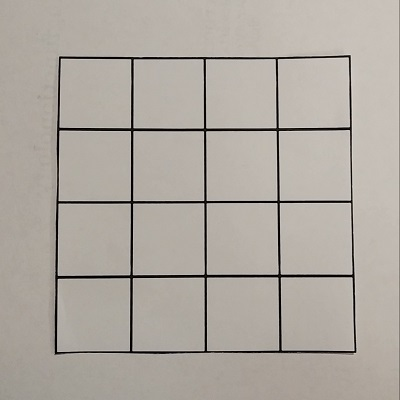
#> input picture ComputerVision/grid.jpg, 400 x 400 px
$ python FailedGridDetection.py
#> lines starting #> are read from the running program, lines starting #| are printed output that depends on the picture; after the words box and inside, x2 and y2 are one past the last pixel; in counts of white or black regions, pixels touching at a corner belong together
import numpy as np
import math
import cv2

def mergeRelatedLines(lines, img):

    height = img.shape[0]
    width = img.shape[1]

    for i in range(len(lines)):
        if lines[i][0][0] == 0 and lines[i][0][1] == -100: continue # already merged
        p1 = lines[i][0][0]
        theta1 = lines[i][0][1]

        pt1current, pt2current = [0, 0], [0, 0]
        if theta1 > (math.pi*45/180) and theta1 < math.pi*135/180:
            pt1current[0] = 0
            pt1current[1] = p1/math.sin(theta1)

            pt2current[0] = width
            pt2current[1] = pt2current[1]/math.tan(theta1) +  \
                            p1/math.sin(theta1)

        else:
            pt1current[1] = 0
            pt1current[0] = p1/math.cos(theta1)

            pt2current[1] = height
            pt2current[0] = -pt2current[1] * math.tan(theta1) + \
                            p1/math.cos(theta1)

        for j in range(len(lines)):
            if (j == i): continue # comparing line to itself

            p = lines[j][0][0]
            theta = lines[j][0][1]

            if abs(p - p1) < 20 and \
               abs(theta - theta1) < math.pi * 10/180:


                pt1, pt2 = [0, 0], [0, 0]

                if theta > math.pi * 45/180 and theta < math.pi * 135/180:
                    pt1[0] = 0
                    pt1[1] = p / math.sin(theta)

                    pt2[0] = width
                    pt2[1] = -pt2[0] / math.tan(theta) + p/math.sin(theta)
                else:
                    pt1[1] = 0
                    pt1[0] = p / math.cos(theta)

                    pt2[1] = height
                    pt2[0] = -pt2[1] * math.tan(theta) + p / math.cos(theta)

                if (pt1[0]-pt1current[0])**2 + \
                   (pt1[1]-pt1current[1])**2 < 64**2 and \
                   (pt2[0]-pt2current[0])**2 + \
                   (pt2[1]-pt2current[1])**2 < 64**2:
                    # merge the lines
                    lines[i][0][0] = (lines[i][0][0] + lines[j][0][0]) / 2
                    lines[i][0][1] = (lines[i][0][1] + lines[j][0][1]) / 2

                    # set to impossible values to show it has been merged
                    lines[j][0][0] = 0
                    lines[j][0][1] = -100

    return lines

# IMAGE FILE NAME
imageFileName = 'grid.jpg'

# Load image in grayScale
img = cv2.imread(imageFileName, 0)
#> img: shape (400, 400); min 0, max 218, mean 169.2
print("Loaded Image ", imageFileName)

# Threshold image
blur = cv2.GaussianBlur(img,(5,5),1)
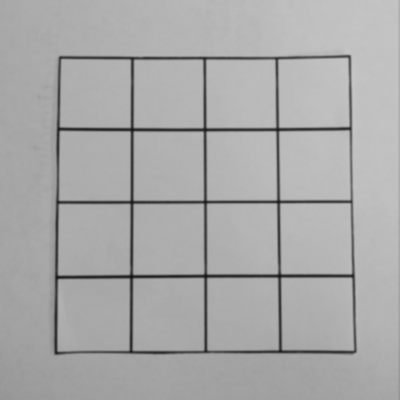
#> blur: shape (400, 400); min 19, max 199, mean 169.3
ret3,thresh = cv2.threshold(blur,0,255,cv2.THRESH_BINARY+cv2.THRESH_OTSU)
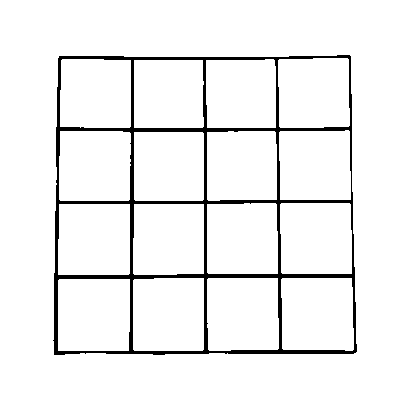
#> thresh: shape (400, 400); 94.2% white; 1 black region, box (x1, y1, x2, y2) and area: (53, 55, 357, 355) 9217
#> ret3 = 128

print("Created threshold image")

print("Finding Edges")
edges = cv2.Canny(thresh,50,150)
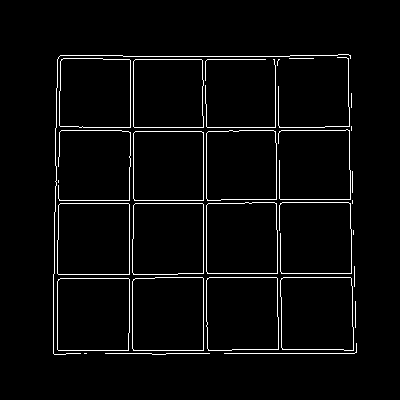
#> edges: shape (400, 400); 3.3% white in thin lines or dots, all inside (x1, y1, x2, y2) = (53, 54, 357, 355)

print("Dilation")
kernel = np.ones((2,2), np.uint8)
dilation = cv2.dilate(edges, kernel, iterations = 1)
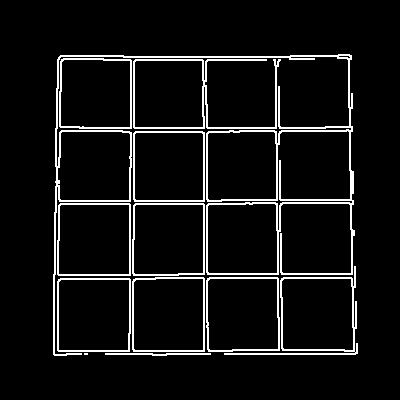
#> dilation: shape (400, 400); 6.7% white in thin lines or dots, all inside (x1, y1, x2, y2) = (53, 54, 358, 356)

print("Hough Transform")
lines = cv2.HoughLines(dilation, 1, np.pi / 180, 150, None, 0, 0)
#> lines = 39 rows, first 8: [274, 1.57], [350, 1.57], [127, 1.57], [-347, 3.12], [203, 0], [200, 1.57], [278, 1.57], [203, 1.57]
unmerged_image = np.zeros((img.shape[0],img.shape[1],3), np.uint8)
if lines is not None: # Draws lines on image for display purposes
        for i in range(0, len(lines)):
            rho = lines[i][0][0]
            theta = lines[i][0][1]
            a = math.cos(theta)
            b = math.sin(theta)
            x0 = a * rho
            y0 = b * rho
            pt1 = (int(x0 + 1000*(-b)), int(y0 + 1000*(a)))
            pt2 = (int(x0 - 1000*(-b)), int(y0 - 1000*(a)))
            cv2.line(unmerged_image, pt1, pt2, (0,0,255), 1, cv2.LINE_AA)
#> this loop made 39 passes
#> (rho, theta, a, b, x0, y0, pt1, pt2) on passes 1 to 10: (274, 1.57, -4.37e-08, 1, -1.2e-05, 274, (-1000, 273), (999, 274)), (350, 1.57, -4.37e-08, 1, -1.53e-05, 350, (-1000, 349), (999, 350)), (127, 1.57, -4.37e-08, 1, -5.55e-06, 127, (-1000, 126), (999, 127)), (-347, 3.12, -1, 0.0175, 346.9, -6.06, (329, -1005), (364, 993)), (203, 0, 1, 0, 203, 0, (203, 1000), (203, -1000)), (200, 1.57, -4.37e-08, 1, -8.74e-06, 200, (-1000, 199), (999, 200)), (278, 1.57, -4.37e-08, 1, -1.22e-05, 278, (-1000, 277), (999, 278)), (203, 1.57, -4.37e-08, 1, -8.87e-06, 203, (-1000, 202), (999, 203)), (59, 0.0175, 1, 0.0175, 58.99, 1.03, (41, 1000), (76, -998)), (56, 1.57, -4.37e-08, 1, -2.45e-06, 56, (-1000, 55), (999, 56))
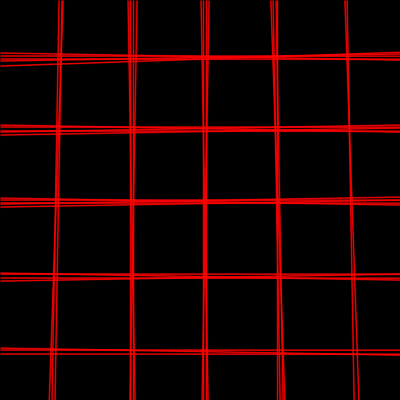
#> unmerged_image: shape (400, 400, 3); mean of channels 0, 1, 2 0, 0, 26.9; drawn as B, G, R

print("Merging Lines")
merged_image = np.zeros((img.shape[0],img.shape[1],3), np.uint8)
lines = mergeRelatedLines(lines, unmerged_image)
#> the loop in mergeRelatedLines, `for i in range(len(lines)):` made 39 passes
#> (p1, theta1) on passes 1, 2, 3, 4, 5, 6, 9, 10, 11, 15, 21, 32: (274, 1.57), (350, 1.57), (127, 1.57), (-347, 3.12), (203, 0), (200, 1.57), (59, 0.0175), (56, 1.57), (133, 0), (-273, 3.12), (-201, 3.12), (277, 0)
#> after the loop in mergeRelatedLines, `for i in range(len(lines)):`: lines = 39 rows, first 8: [277.8, 1.57], [350, 1.58], [132.2, 1.56], [-346, 3.12], [206.8, 0.00873], [203.7, 1.56], [0, -100], [0, -100]
if lines is not None: # Draws merged lines on image for display purposes
        for i in range(0, len(lines)):
            rho = lines[i][0][0]
            theta = lines[i][0][1]
            a = math.cos(theta)
            b = math.sin(theta)
            x0 = a * rho
            y0 = b * rho
            pt1 = (int(x0 + 1000*(-b)), int(y0 + 1000*(a)))
            pt2 = (int(x0 - 1000*(-b)), int(y0 - 1000*(a)))
            cv2.line(merged_image, pt1, pt2, (0,0,255), 1, cv2.LINE_AA)
#> this loop made 39 passes
#> (rho, theta, a, b, x0, y0, pt1, pt2) on passes 1 to 10: (277.8, 1.57, 0.00436, 1, 1.21, 277.7, (-998, 282), (1001, 273)), (350, 1.58, -0.00873, 1, -3.05, 350, (-1003, 341), (996, 358)), (132.2, 1.56, 0.0109, 1, 1.44, 132.2, (-998, 143), (1001, 121)), (-346, 3.12, -1, 0.0262, 345.9, -9.06, (319, -1008), (372, 990)), (206.8, 0.00873, 1, 0.00873, 206.7, 1.8, (198, 1001), (215, -998)), (203.7, 1.56, 0.00654, 1, 1.33, 203.7, (-998, 210), (1001, 197)), (0, -100, 0.862, 0.506, 0, 0, (-506, 862), (506, -862)), (0, -100, 0.862, 0.506, 0, 0, (-506, 862), (506, -862)), (61.75, 0.0262, 1, 0.0262, 61.73, 1.62, (35, 1001), (87, -998)), (61.06, 1.56, 0.0153, 1, 0.932, 61.06, (-998, 76), (1000, 45))
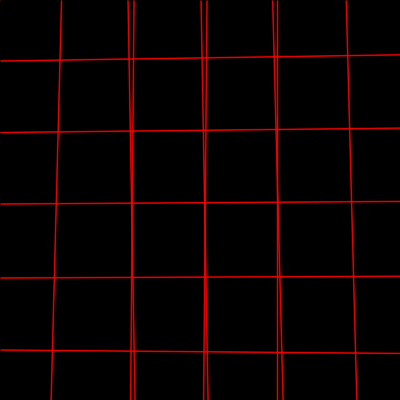
#> merged_image: shape (400, 400, 3); mean of channels 0, 1, 2 0, 0, 11; drawn as B, G, R


print("Displaying Images")
# Display images
cv2.imshow('image', img)            # Gray scale
cv2.waitKey(0)
cv2.destroyAllWindows()
cv2.imshow('thresh', thresh)        # Thresholded
cv2.waitKey(0)
cv2.destroyAllWindows()
cv2.imshow('edges', edges)
cv2.waitKey(0)
cv2.destroyAllWindows()
cv2.imshow('dilation', dilation)
cv2.waitKey(0)
cv2.destroyAllWindows()
cv2.imshow('unmerged lines', unmerged_image)
cv2.waitKey(0)
cv2.destroyAllWindows()
cv2.imshow('unmerged lines', merged_image)
cv2.waitKey(0)
cv2.imshow('imageAgain', img)            # Gray scale
cv2.waitKey(0)
cv2.destroyAllWindows()

$ run again, with ComputerVision/threeColorTest.jpg copied over ComputerVision/grid.jpg
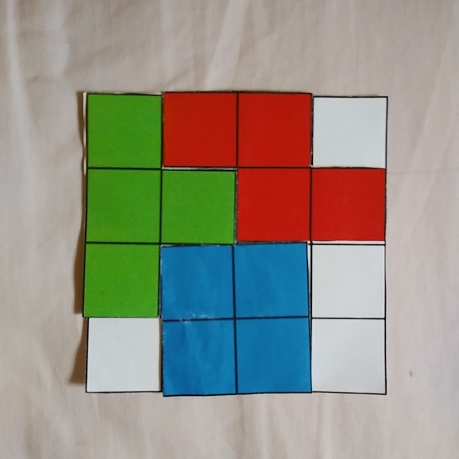
#> input picture ComputerVision/threeColorTest.jpg, 459 x 459 px
#> `ret3,thresh = cv2.threshold(blur,0,255,cv2.THRESH_BINARY+cv2.THRESH_OT..`:
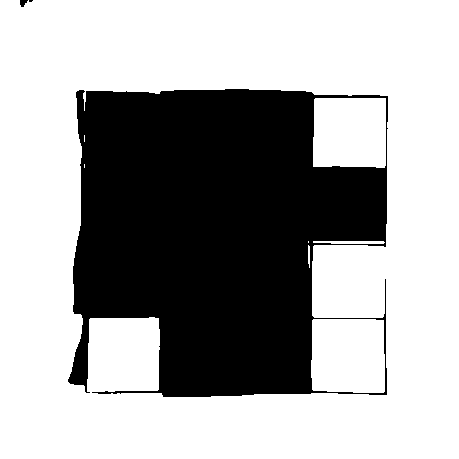
#> thresh: shape (459, 459); 65.6% white; 3 black regions (1 under 20 px), largest, box (x1, y1, x2, y2) and area: (68, 89, 388, 397) 72345, (20, 0, 28, 7) 38
#> ret3 = 130
#> edges: shape (459, 459); 1.1% white in thin lines or dots, all inside (x1, y1, x2, y2) = (19, 0, 388, 397)
#> dilation: shape (459, 459); 2.3% white in thin lines or dots, all inside (x1, y1, x2, y2) = (19, 0, 389, 398)
#> `lines = cv2.HoughLines(dilation, 1, np.pi / 180, 150, None, 0, 0)`: lines = [[390, 0.0175], [386, 0], [399, 1.55], [403, 1.54], [93, 1.55], [312, 0], [90, 1.57]]
#> the loop `for i in range(0, len(lines)):` made 7 passes
#> (rho, theta, a, b, x0, y0, pt1, pt2) on passes 1 to 6: (390, 0.0175, 1, 0.0175, 389.9, 6.81, (372, 1006), (407, -993)), (386, 0, 1, 0, 386, 0, (386, 1000), (386, -1000)), (399, 1.55, 0.0175, 1, 6.96, 398.9, (-992, 416), (1006, 381)), (403, 1.54, 0.0349, 0.999, 14.06, 402.8, (-985, 437), (1013, 367)), (93, 1.55, 0.0175, 1, 1.62, 92.99, (-998, 110), (1001, 75)), (312, 0, 1, 0, 312, 0, (312, 1000), (312, -1000))
#> the loop in mergeRelatedLines, `for i in range(len(lines)):` made 7 passes
#> after the loop in mergeRelatedLines, `for i in range(len(lines)):`: lines = [[388, 0.00873], [0, -100], [401, 1.54], [0, -100], [91.5, 1.56], [312, 0], [0, -100]]
#> the loop `for i in range(0, len(lines)):` made 7 passes
#> (rho, theta, a, b, x0, y0, pt1, pt2) on passes 1 to 7: (388, 0.00873, 1, 0.00873, 388, 3.39, (379, 1003), (396, -996)), (0, -100, 0.862, 0.506, 0, 0, (-506, 862), (506, -862)), (401, 1.54, 0.0262, 1, 10.5, 400.9, (-989, 427), (1010, 374)), (0, -100, 0.862, 0.506, 0, 0, (-506, 862), (506, -862)), (91.5, 1.56, 0.00873, 1, 0.798, 91.5, (-999, 100), (1000, 82)), (312, 0, 1, 0, 312, 0, (312, 1000), (312, -1000)), (0, -100, 0.862, 0.506, 0, 0, (-506, 862), (506, -862))
#> after the loop `for i in range(0, len(lines)):`:
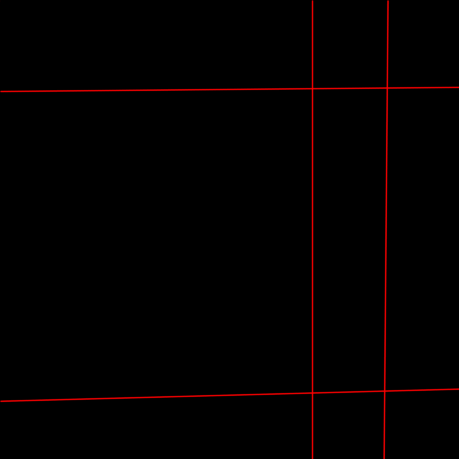
#> merged_image: shape (459, 459, 3); mean of channels 0, 1, 2 0, 0, 3; drawn as B, G, R
